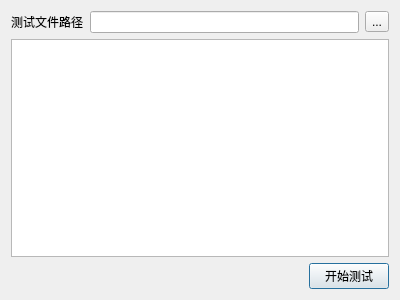
<?xml version="1.0" encoding="UTF-8"?>
<ui version="4.0">
 <class>TestDialog</class>
 <widget class="QDialog" name="TestDialog">
  <property name="geometry">
   <rect>
    <x>0</x>
    <y>0</y>
    <width>400</width>
    <height>300</height>
   </rect>
  </property>
  <property name="windowTitle">
   <string>压力测试</string>
  </property>
  <layout class="QVBoxLayout" name="verticalLayout">
   <item>
    <layout class="QHBoxLayout" name="horizontalLayout">
     <item>
      <widget class="QLabel" name="label">
       <property name="text">
        <string>测试文件路径</string>
       </property>
      </widget>
     </item>
     <item>
      <widget class="QLineEdit" name="lineEdit"/>
     </item>
     <item>
      <widget class="QToolButton" name="toolButton">
       <property name="text">
        <string>...</string>
       </property>
      </widget>
     </item>
    </layout>
   </item>
   <item>
    <widget class="QListWidget" name="listWidget"/>
   </item>
   <item>
    <layout class="QHBoxLayout" name="horizontalLayout_2">
     <item>
      <spacer name="horizontalSpacer">
       <property name="orientation">
        <enum>Qt::Horizontal</enum>
       </property>
       <property name="sizeHint" stdset="0">
        <size>
         <width>40</width>
         <height>20</height>
        </size>
       </property>
      </spacer>
     </item>
     <item>
      <widget class="QPushButton" name="pbt_start">
       <property name="text">
        <string>开始测试</string>
       </property>
      </widget>
     </item>
    </layout>
   </item>
  </layout>
 </widget>
 <resources/>
 <connections/>
</ui>
